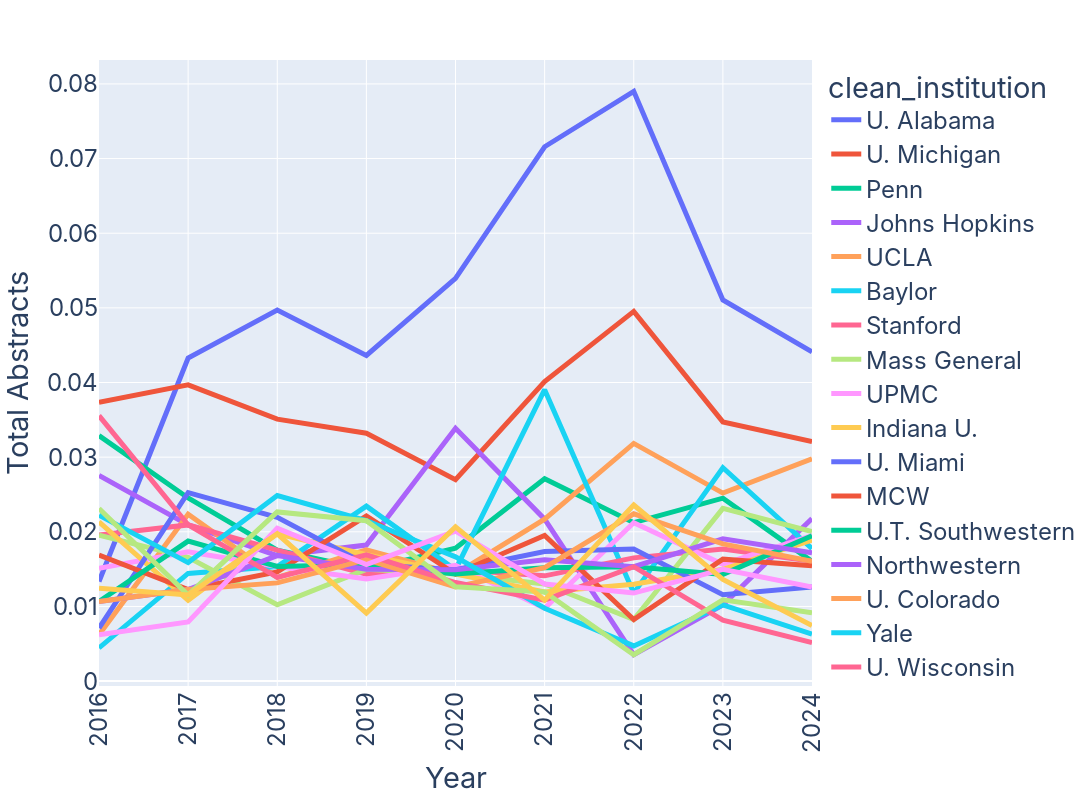

This figure's notebook cell:
### Code cell
## Create a line graph for the top 20 institutions (percent of total abstracts)

fig = px.line(
    df_institution_year_subset,
    x='year',
    y='percent',
    color='clean_institution',
)

fig.update_layout(
    width=1500,
    height=800,
    font=dict(
        family="Inter",
        size=24)
)

fig.update_traces(textfont_size=24)
fig.update_xaxes(tickangle=-90)

fig.update_layout(
    xaxis_title="Year",
    yaxis_title="Total Abstracts"
)

fig.update_traces(line=dict(width=5))

fig.write_image('top_institutions_year.svg')

fig.show()

### Figure 1 — Plotly figure (JSON) as saved in the notebook; plotly's stock layout.template omitted (floating-point values rounded to 4 significant figures)
{"data": [{"hovertemplate": "clean_institution=U. Alabama<br>year=%{x}<br>percent=%{y}<extra></extra>", "legendgroup": "U. Alabama", "line": {"color": "#636efa", "dash": "solid", "width": 5}, "marker": {"symbol": "circle"}, "mode": "lines", "name": "U. Alabama", "orientation": "v", "showlegend": true, "textfont": {"size": 24}, "type": "scatter", "x": [2024, 2023, 2022, 2021, 2020, 2019, 2018, 2017, 2016], "xaxis": "x", "y": [0.0441, 0.05106, 0.07901, 0.07158, 0.05396, 0.04362, 0.04971, 0.04329, 0.01333], "yaxis": "y"}, {"hovertemplate": "clean_institution=U. Michigan<br>year=%{x}<br>percent=%{y}<extra></extra>", "legendgroup": "U. Michigan", "line": {"color": "#EF553B", "dash": "solid", "width": 5}, "marker": {"symbol": "circle"}, "mode": "lines", "name": "U. Michigan", "orientation": "v", "showlegend": true, "textfont": {"size": 24}, "type": "scatter", "x": [2024, 2023, 2022, 2021, 2020, 2019, 2018, 2017, 2016], "xaxis": "x", "y": [0.03207, 0.03472, 0.04953, 0.04013, 0.02698, 0.0332, 0.03509, 0.03968, 0.03733], "yaxis": "y"}, {"hovertemplate": "clean_institution=Penn<br>year=%{x}<br>percent=%{y}<extra></extra>", "legendgroup": "Penn", "line": {"color": "#00cc96", "dash": "solid", "width": 5}, "marker": {"symbol": "circle"}, "mode": "lines", "name": "Penn", "orientation": "v", "showlegend": true, "textfont": {"size": 24}, "type": "scatter", "x": [2024, 2023, 2022, 2021, 2020, 2019, 2018, 2017, 2016], "xaxis": "x", "y": [0.01604, 0.02451, 0.02123, 0.02711, 0.0178, 0.01497, 0.01754, 0.02453, 0.03289], "yaxis": "y"}, {"hovertemplate": "clean_institution=Johns Hopkins<br>year=%{x}<br>percent=%{y}<extra></extra>", "legendgroup": "Johns Hopkins", "line": {"color": "#ab63fa", "dash": "solid", "width": 5}, "marker": {"symbol": "circle"}, "mode": "lines", "name": "Johns Hopkins", "orientation": "v", "showlegend": true, "textfont": {"size": 24}, "type": "scatter", "x": [2024, 2023, 2022, 2021, 2020, 2019, 2018, 2017, 2016], "xaxis": "x", "y": [0.02176, 0.01021, 0.003538, 0.02169, 0.03387, 0.01823, 0.01681, 0.02092, 0.02756], "yaxis": "y"}, {"hovertemplate": "clean_institution=UCLA<br>year=%{x}<br>percent=%{y}<extra></extra>", "legendgroup": "UCLA", "line": {"color": "#FFA15A", "dash": "solid", "width": 5}, "marker": {"symbol": "circle"}, "mode": "lines", "name": "UCLA", "orientation": "v", "showlegend": true, "textfont": {"size": 24}, "type": "scatter", "x": [2024, 2023, 2022, 2021, 2020, 2019, 2018, 2017, 2016], "xaxis": "x", "y": [0.02978, 0.02519, 0.03184, 0.02169, 0.01435, 0.01758, 0.01389, 0.02237, 0.006222], "yaxis": "y"}, {"hovertemplate": "clean_institution=Baylor<br>year=%{x}<br>percent=%{y}<extra></extra>", "legendgroup": "Baylor", "line": {"color": "#19d3f3", "dash": "solid", "width": 5}, "marker": {"symbol": "circle"}, "mode": "lines", "name": "Baylor", "orientation": "v", "showlegend": true, "textfont": {"size": 24}, "type": "scatter", "x": [2024, 2023, 2022, 2021, 2020, 2019, 2018, 2017, 2016], "xaxis": "x", "y": [0.01775, 0.02859, 0.01179, 0.03905, 0.01493, 0.02344, 0.01535, 0.01443, 0.004444], "yaxis": "y"}, {"hovertemplate": "clean_institution=Stanford<br>year=%{x}<br>percent=%{y}<extra></extra>", "legendgroup": "Stanford", "line": {"color": "#FF6692", "dash": "solid", "width": 5}, "marker": {"symbol": "circle"}, "mode": "lines", "name": "Stanford", "orientation": "v", "showlegend": true, "textfont": {"size": 24}, "type": "scatter", "x": [2024, 2023, 2022, 2021, 2020, 2019, 2018, 2017, 2016], "xaxis": "x", "y": [0.01604, 0.0177, 0.01651, 0.0141, 0.01493, 0.01432, 0.01754, 0.02092, 0.01956], "yaxis": "y"}, {"hovertemplate": "clean_institution=Mass General<br>year=%{x}<br>percent=%{y}<extra></extra>", "legendgroup": "Mass General", "line": {"color": "#B6E880", "dash": "solid", "width": 5}, "marker": {"symbol": "circle"}, "mode": "lines", "name": "Mass General", "orientation": "v", "showlegend": true, "textfont": {"size": 24}, "type": "scatter", "x": [2024, 2023, 2022, 2021, 2020, 2019, 2018, 2017, 2016], "xaxis": "x", "y": [0.02005, 0.02314, 0.008255, 0.01302, 0.01435, 0.01497, 0.01023, 0.01659, 0.01956], "yaxis": "y"}, {"hovertemplate": "clean_institution=UPMC<br>year=%{x}<br>percent=%{y}<extra></extra>", "legendgroup": "UPMC", "line": {"color": "#FF97FF", "dash": "solid", "width": 5}, "marker": {"symbol": "circle"}, "mode": "lines", "name": "UPMC", "orientation": "v", "showlegend": true, "textfont": {"size": 24}, "type": "scatter", "x": [2024, 2023, 2022, 2021, 2020, 2019, 2018, 2017, 2016], "xaxis": "x", "y": [0.01947, 0.01566, 0.02123, 0.009761, 0.0155, 0.01367, 0.01535, 0.01732, 0.01511], "yaxis": "y"}, {"hovertemplate": "clean_institution=Indiana U.<br>year=%{x}<br>percent=%{y}<extra></extra>", "legendgroup": "Indiana U.", "line": {"color": "#FECB52", "dash": "solid", "width": 5}, "marker": {"symbol": "circle"}, "mode": "lines", "name": "Indiana U.", "orientation": "v", "showlegend": true, "textfont": {"size": 24}, "type": "scatter", "x": [2024, 2023, 2022, 2021, 2020, 2019, 2018, 2017, 2016], "xaxis": "x", "y": [0.0189, 0.01498, 0.01297, 0.01193, 0.01435, 0.01693, 0.01974, 0.01082, 0.02133], "yaxis": "y"}, {"hovertemplate": "clean_institution=U. Miami<br>year=%{x}<br>percent=%{y}<extra></extra>", "legendgroup": "U. Miami", "line": {"color": "#636efa", "dash": "solid", "width": 5}, "marker": {"symbol": "circle"}, "mode": "lines", "name": "U. Miami", "orientation": "v", "showlegend": true, "textfont": {"size": 24}, "type": "scatter", "x": [2024, 2023, 2022, 2021, 2020, 2019, 2018, 2017, 2016], "xaxis": "x", "y": [0.0126, 0.01157, 0.01769, 0.01735, 0.01493, 0.01562, 0.02193, 0.02525, 0.007111], "yaxis": "y"}, {"hovertemplate": "clean_institution=MCW<br>year=%{x}<br>percent=%{y}<extra></extra>", "legendgroup": "MCW", "line": {"color": "#EF553B", "dash": "solid", "width": 5}, "marker": {"symbol": "circle"}, "mode": "lines", "name": "MCW", "orientation": "v", "showlegend": true, "textfont": {"size": 24}, "type": "scatter", "x": [2024, 2023, 2022, 2021, 2020, 2019, 2018, 2017, 2016], "xaxis": "x", "y": [0.01546, 0.01634, 0.008255, 0.01952, 0.01435, 0.02214, 0.01462, 0.01227, 0.01689], "yaxis": "y"}, {"hovertemplate": "clean_institution=U.T. Southwestern<br>year=%{x}<br>percent=%{y}<extra></extra>", "legendgroup": "U.T. Southwestern", "line": {"color": "#00cc96", "dash": "solid", "width": 5}, "marker": {"symbol": "circle"}, "mode": "lines", "name": "U.T. Southwestern", "orientation": "v", "showlegend": true, "textfont": {"size": 24}, "type": "scatter", "x": [2024, 2023, 2022, 2021, 2020, 2019, 2018, 2017, 2016], "xaxis": "x", "y": [0.01947, 0.0143, 0.01533, 0.01518, 0.01435, 0.01562, 0.01535, 0.01876, 0.01067], "yaxis": "y"}, {"hovertemplate": "clean_institution=Northwestern<br>year=%{x}<br>percent=%{y}<extra></extra>", "legendgroup": "Northwestern", "line": {"color": "#ab63fa", "dash": "solid", "width": 5}, "marker": {"symbol": "circle"}, "mode": "lines", "name": "Northwestern", "orientation": "v", "showlegend": true, "textfont": {"size": 24}, "type": "scatter", "x": [2024, 2023, 2022, 2021, 2020, 2019, 2018, 2017, 2016], "xaxis": "x", "y": [0.01718, 0.01906, 0.01533, 0.01627, 0.01493, 0.01497, 0.01681, 0.01227, 0.01067], "yaxis": "y"}, {"hovertemplate": "clean_institution=U. Colorado<br>year=%{x}<br>percent=%{y}<extra></extra>", "legendgroup": "U. Colorado", "line": {"color": "#FFA15A", "dash": "solid", "width": 5}, "marker": {"symbol": "circle"}, "mode": "lines", "name": "U. Colorado", "orientation": "v", "showlegend": true, "textfont": {"size": 24}, "type": "scatter", "x": [2024, 2023, 2022, 2021, 2020, 2019, 2018, 2017, 2016], "xaxis": "x", "y": [0.01604, 0.01838, 0.02241, 0.01518, 0.01263, 0.01628, 0.01316, 0.01227, 0.01067], "yaxis": "y"}, {"hovertemplate": "clean_institution=Yale<br>year=%{x}<br>percent=%{y}<extra></extra>", "legendgroup": "Yale", "line": {"color": "#19d3f3", "dash": "solid", "width": 5}, "marker": {"symbol": "circle"}, "mode": "lines", "name": "Yale", "orientation": "v", "showlegend": true, "textfont": {"size": 24}, "type": "scatter", "x": [2024, 2023, 2022, 2021, 2020, 2019, 2018, 2017, 2016], "xaxis": "x", "y": [0.0063, 0.01021, 0.004717, 0.009761, 0.01665, 0.02148, 0.02485, 0.01587, 0.02222], "yaxis": "y"}, {"hovertemplate": "clean_institution=U. Wisconsin<br>year=%{x}<br>percent=%{y}<extra></extra>", "legendgroup": "U. Wisconsin", "line": {"color": "#FF6692", "dash": "solid", "width": 5}, "marker": {"symbol": "circle"}, "mode": "lines", "name": "U. Wisconsin", "orientation": "v", "showlegend": true, "textfont": {"size": 24}, "type": "scatter", "x": [2024, 2023, 2022, 2021, 2020, 2019, 2018, 2017, 2016], "xaxis": "x", "y": [0.005155, 0.008169, 0.01533, 0.01085, 0.0132, 0.01693, 0.01389, 0.02092, 0.03556], "yaxis": "y"}, {"hovertemplate": "clean_institution=BWH<br>year=%{x}<br>percent=%{y}<extra></extra>", "legendgroup": "BWH", "line": {"color": "#B6E880", "dash": "solid", "width": 5}, "marker": {"symbol": "circle"}, "mode": "lines", "name": "BWH", "orientation": "v", "showlegend": true, "textfont": {"size": 24}, "type": "scatter", "x": [2024, 2023, 2022, 2021, 2020, 2019, 2018, 2017, 2016], "xaxis": "x", "y": [0.009164, 0.01089, 0.003538, 0.01193, 0.01263, 0.02148, 0.02266, 0.01154, 0.02311], "yaxis": "y"}, {"hovertemplate": "clean_institution=Ohio State U.<br>year=%{x}<br>percent=%{y}<extra></extra>", "legendgroup": "Ohio State U.", "line": {"color": "#FF97FF", "dash": "solid", "width": 5}, "marker": {"symbol": "circle"}, "mode": "lines", "name": "Ohio State U.", "orientation": "v", "showlegend": true, "textfont": {"size": 24}, "type": "scatter", "x": [2024, 2023, 2022, 2021, 2020, 2019, 2018, 2017, 2016], "xaxis": "x", "y": [0.0126, 0.01498, 0.01179, 0.01302, 0.02009, 0.01562, 0.02047, 0.007937, 0.006222], "yaxis": "y"}, {"hovertemplate": "clean_institution=U. Florida<br>year=%{x}<br>percent=%{y}<extra></extra>", "legendgroup": "U. Florida", "line": {"color": "#FECB52", "dash": "solid", "width": 5}, "marker": {"symbol": "circle"}, "mode": "lines", "name": "U. Florida", "orientation": "v", "showlegend": true, "textfont": {"size": 24}, "type": "scatter", "x": [2024, 2023, 2022, 2021, 2020, 2019, 2018, 2017, 2016], "xaxis": "x", "y": [0.007446, 0.01361, 0.02358, 0.01085, 0.02067, 0.009115, 0.01974, 0.01154, 0.01244], "yaxis": "y"}], "layout": {"font": {"family": "Inter", "size": 24}, "height": 800, "legend": {"title": {"text": "clean_institution"}, "tracegroupgap": 0}, "margin": {"t": 60}, "width": 1500, "xaxis": {"anchor": "y", "domain": [0, 1], "tickangle": -90, "title": {"text": "Year"}}, "yaxis": {"anchor": "x", "domain": [0, 1], "title": {"text": "Total Abstracts"}}}}
